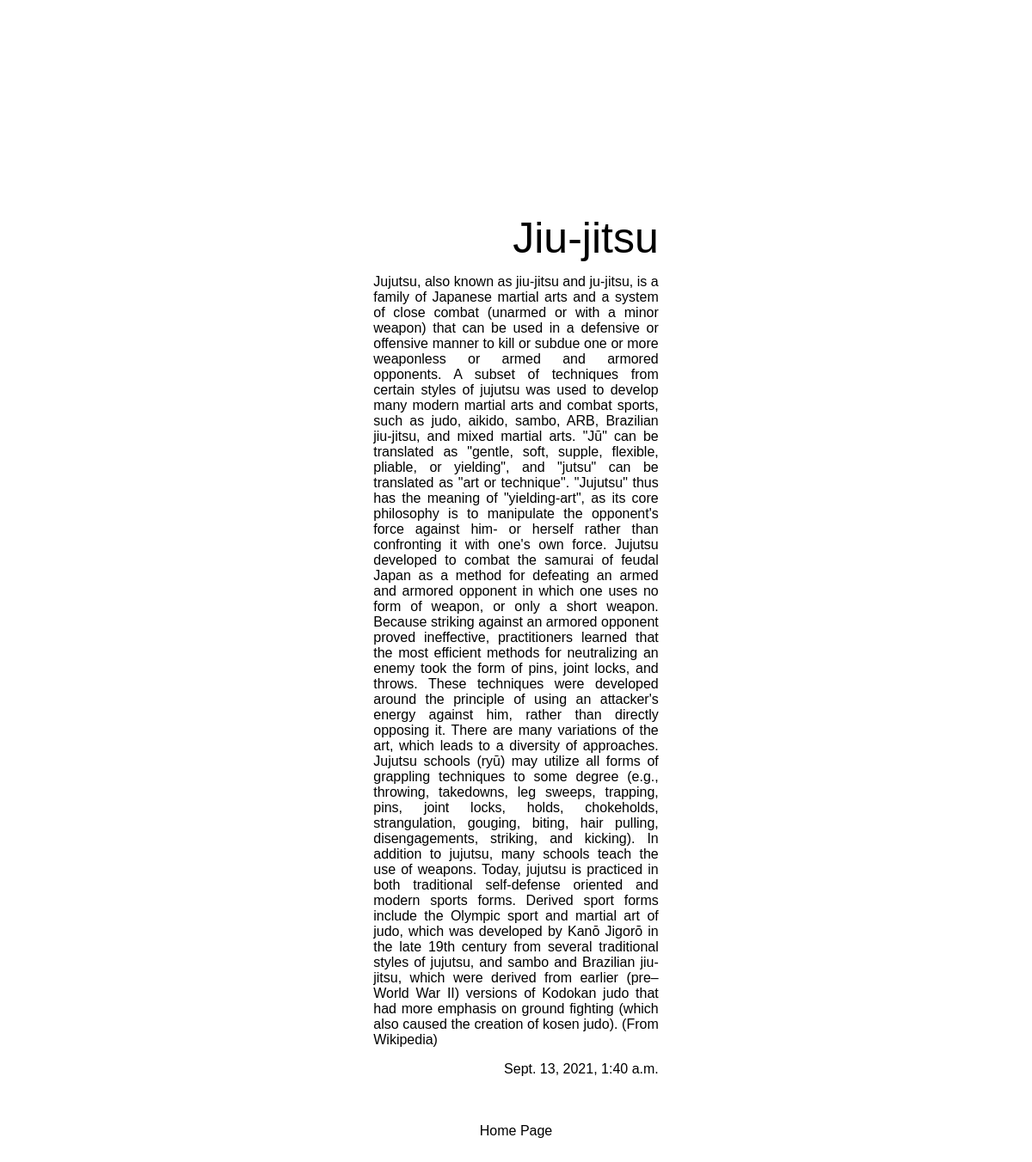
Page /2/ on the committed database.
### FeathersFightApp/models.py (models this page shows, shortened)
class Fight(models.Model):
    style = models.CharField(max_length=30)
    description = models.TextField()
    pub_date = models.DateTimeField()

### FeathersFightApp/views.py (the view)
# urls.py: path('<int:fight_id>/', views.fight, name='fight'),
def fight(request, fight_id):
    fight = Fight.objects.get(pk=fight_id)
    template = loader.get_template('FeathersFightApp/fight.html')
    context = {
        'fight':fight,
    }
    return HttpResponse(template.render(context, request))

### FeathersFightApp/templates/FeathersFightApp/fight.html (shortened to what this page needs)
<!DOCTYPE html>
<html>
    <head>
        {% load static %}
        <link rel="stylesheet" type="text/css" href="{% static 'FeathersFightApp/style.css' %}">
    </head>
    <body>
        {% if fight %}
        <div class="style">
            <label>
                {{ fight.style }}
            </label>
        </div>
        <div class="description">
            <label>
                {{ fight.description }}
            </label>
        </div>
        <div class="pub_date">
            <label>
                {{ fight.pub_date }}
            </label>
        </div>
        {% else %}
        <div class="description">
            <label>
                Error: Fight object not received.
            </label>
        </div>
        {% endif %}
        <footer>
            <div class="footer_info">
                <div class="footer_info_item"><a href="/" class="footer_info_item">Home Page</a></div>
            </div>
        </footer>
    </body>
</html>

### FeathersFightApp/static/FeathersFightApp/style.css (style rules this page uses)
* { font-family: Arial, Helvetica, sans-serif; }
.style { width: 28%; margin-left: auto; margin-right: auto; font-size: 50px; padding-top: 240px; padding-bottom: 13px; text-align: right; }
.description { width: 28%; margin-left: auto; margin-right: auto; text-align: justify; }
.footer_info { text-align: center; padding-top: 50px; padding-bottom: 50px; color: rgb(0, 0, 0); }
.pub_date { width: 28%; margin-left: auto; margin-right: auto; text-align: right; }
.footer_info_item { font-size: 16px; padding: 4px; color: rgb(0, 0, 0); text-decoration: none; }

### rows in the picture
Fight: style "Jiu-jitsu", description "Jujutsu, also known as jiu-jitsu and ju-jitsu, is a family of Japanese martial arts and a system of close combat (unarmed or with a minor weapon) that can be used in a defensive or offensive manner to kill or subdue one or more weaponless or armed and armored opponents. A subset of techniques from certain styles of jujutsu was used to develop many modern martial arts and combat sports, such as judo, aikido, sambo, ARB, Brazilian jiu-jitsu, and mixed martial arts. \"Jū\" can be translated as \"gentle, soft, supple, flexible, pliable, or yielding\", and \"jutsu\" can be translated as \"art or technique\". \"Jujutsu\" thus has the meaning of \"yielding-art\", as its core philosophy is to manipulate the…", pub_date "Sept. 13, 2021, 1:40 a.m."
